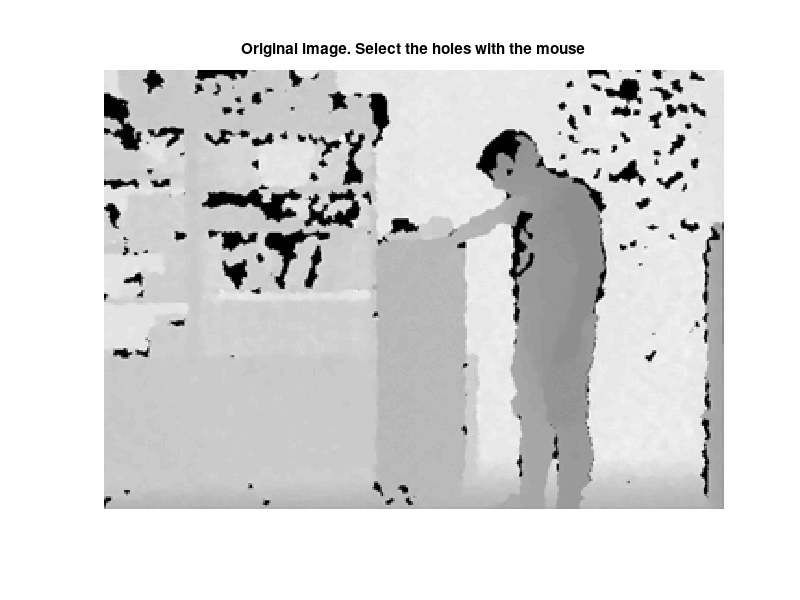
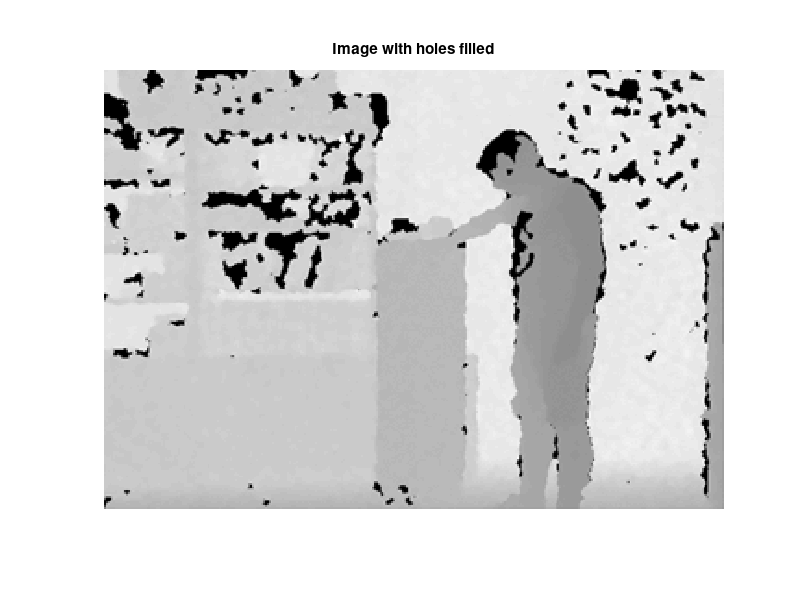

Here is the MATLAB script that generated these plots, in order:
%%BINARY HOLE FILLING

clear
clc
load depthframe_1.mat
%load hf1.mat

[H W] = size(orig);

thrHole = 120;
test = orig > thrHole;

% We have here the binary original image. What we have to do is, by user,
% select the holes in the picture and using the algorithm fill all the
% holes using se1.

figure(1)
imshow(orig,[])
title('Original image. Select the holes with the mouse')

% Obtain the holes location manually
[xh yh] = ginput;
xh = round(xh);             % Convert coordinates into integers
yh = round(yh);

current = zeros(H,W);
for c=1:length(xh)
    
    if yh(c)<1 || yh(c)>H
        continue
    end
    if xh(c)<1 || xh(c)>W
        continue
    end
    
    current(yh(c),xh(c)) = 1;
end

% Initialize Xn image for algorithm
previous = current;
while 1
   for x=1:W
       for y=1:H
           
           % Apply algorithm
           if previous(y,x) == 1
               if y>1
                   current(y-1,x) = 1-test(y-1,x);
               end
               if y<H
                   current(y+1,x) = 1-test(y+1,x);
               end
               if x>1
                   current(y,x-1) = 1-test(y,x-1);
               end
               if x<W
                   current(y,x+1) = 1-test(y,x+1);
               end
           end
  
       end
   end
   
   if isequal(previous,current)
       break
   else
       previous = current;
   end
end

final = orig + 255*uint8(current);

figure(2)
imshow(final,[0 255]);
title('Image with holes filled')
